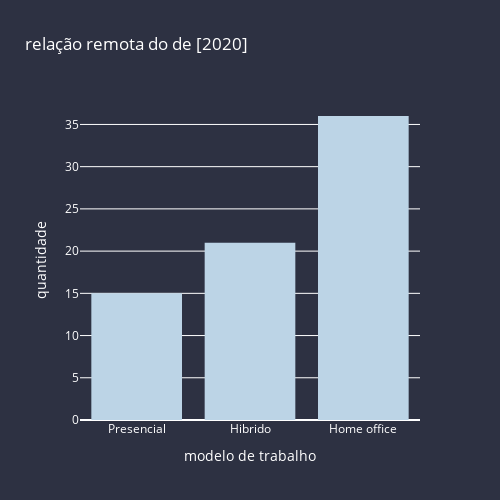
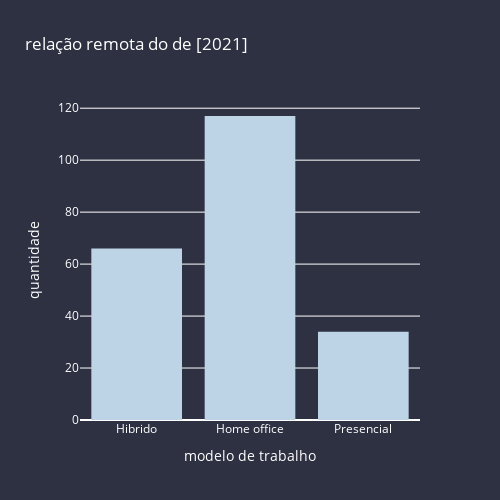
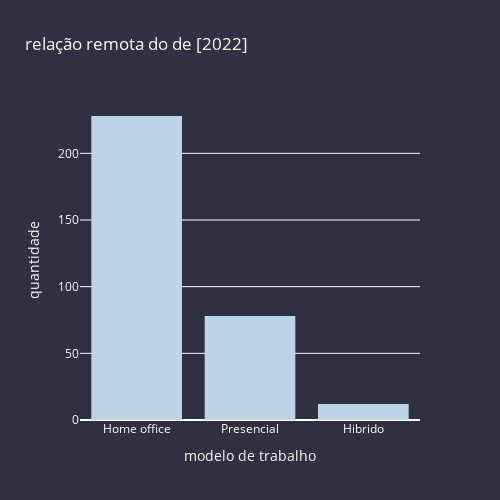

The code cell stored with these charts, in order, in its notebook:
### Markdown cell above
#o código abaixo é um laço de repetição aonde faz uma busca pela quantidade de pessoas que trabalhou como home office, hibrido e presencial para cada ano.

### Code cell
fig , ax = plt.subplots(1,3,figsize=(15,5))

for indice, grafico in enumerate(listas_de_anos):

    sns.histplot(grafico['modelo_trabalho'], color=cor_das_barra, ax=ax[indice])
    ax[indice].set_title(f'Ano de {str(grafico["data_trabalho"].unique()).strip('[]')}', color=cor_parametro)
    ax[indice].set_xlabel('Modelo de trabalho', color=cor_parametro)
    ax[indice].set_ylabel('Quantidade de funcionario', color=cor_parametro)
    fig.patch.set_facecolor(cor_de_fundo)
    ax[indice].set_facecolor(cor_de_fundo)
    ax[indice].tick_params(colors=cor_parametro)
    ax[indice].grid(axis='y', color=cor_parametro, linestyle='--', linewidth=0.5)
    
    for patch in ax[indice].patches:
        patch.set_edgecolor(cor_parametro)
        patch.set_zorder(15)

    for spin in ax[indice].spines.values():
        spin.set_visible(False)
        spin.set_facecolor(cor_parametro)

#gráfico em plotly
for valores in listas_de_anos:
    fig = go.Figure(layout=go.Layout(width=500, height=500))
    fig.add_trace(go.Histogram(histfunc='count', x=valores['modelo_trabalho'], marker_color='#bcd4e6'))
    fig.update_layout(title=f'relação remota do de {valores['data_trabalho'].unique()}',
                      xaxis_title='modelo de trabalho',
                      yaxis_title='quantidade',
                      paper_bgcolor='#2d3142',
                      plot_bgcolor='#2d3142',
                      font=dict(color='white'))
    pyo.init_notebook_mode(connected=True)
    pyo.iplot(fig)

for relacao in listas_de_anos:
    variavel_relacao = relacao.groupby('modelo_trabalho')['modelo_trabalho'].\
        value_counts().sort_values(ascending=False)
    print(f'Relação remota do ano de {relacao['data_trabalho'].unique()} {variavel_relacao}')

### Figure 1 — Plotly figure (JSON) as saved in the notebook; plotly's stock layout.template omitted (floating-point values rounded to 4 significant figures)
{"data": [{"histfunc": "count", "marker": {"color": "#bcd4e6"}, "type": "histogram", "x": ["Presencial", "Presencial", "Hibrido", "Presencial", "Hibrido", "Home office", "Home office", "Hibrido", "Home office", "Hibrido", "Presencial", "Presencial", "Presencial", "Home office", "Home office", "Hibrido", "Home office", "Home office", "Hibrido", "Home office", "Presencial", "Home office", "Hibrido", "Presencial", "Presencial", "Home office", "Hibrido", "Presencial", "Home office", "Hibrido", "Home office", "Home office", "Home office", "Presencial", "Hibrido", "Hibrido", "Home office", "Hibrido", "Home office", "Home office", "Home office", "Hibrido", "Presencial", "Home office", "Hibrido", "Home office", "Home office", "Home office", "Home office", "Hibrido", "Presencial", "Home office", "Hibrido", "Home office", "Home office", "Home office", "Home office", "Home office", "Hibrido", "Home office", "Home office", "Home office", "Hibrido", "Home office", "Home office", "Hibrido", "Presencial", "Home office", "Home office", "Presencial", "Hibrido", "Hibrido"]}], "layout": {"font": {"color": "white"}, "height": 500, "paper_bgcolor": "#2d3142", "plot_bgcolor": "#2d3142", "title": {"text": "relação remota do de [2020]"}, "width": 500, "xaxis": {"title": {"text": "modelo de trabalho"}}, "yaxis": {"title": {"text": "quantidade"}}}}

### Figure 2 — Plotly figure (JSON) as saved in the notebook; plotly's stock layout.template omitted (floating-point values rounded to 4 significant figures; data arrays with more than 128 entries replaced by an {"elided": "..."} marker saying what was removed)
{"data": [{"histfunc": "count", "marker": {"color": "#bcd4e6"}, "type": "histogram", "x": {"elided": "217 str values"}}], "layout": {"font": {"color": "white"}, "height": 500, "paper_bgcolor": "#2d3142", "plot_bgcolor": "#2d3142", "title": {"text": "relação remota do de [2021]"}, "width": 500, "xaxis": {"title": {"text": "modelo de trabalho"}}, "yaxis": {"title": {"text": "quantidade"}}}}

### Figure 3 — Plotly figure (JSON) as saved in the notebook; plotly's stock layout.template omitted (floating-point values rounded to 4 significant figures; data arrays with more than 128 entries replaced by an {"elided": "..."} marker saying what was removed)
{"data": [{"histfunc": "count", "marker": {"color": "#bcd4e6"}, "type": "histogram", "x": {"elided": "318 str values"}}], "layout": {"font": {"color": "white"}, "height": 500, "paper_bgcolor": "#2d3142", "plot_bgcolor": "#2d3142", "title": {"text": "relação remota do de [2022]"}, "width": 500, "xaxis": {"title": {"text": "modelo de trabalho"}}, "yaxis": {"title": {"text": "quantidade"}}}}
